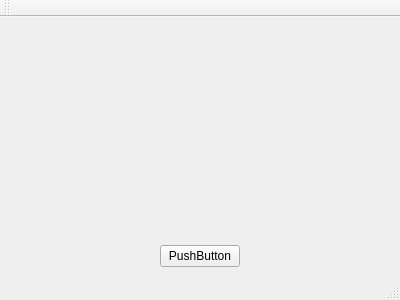
<?xml version="1.0" encoding="UTF-8"?>
<ui version="4.0">
 <class>MainWindow</class>
 <widget class="QMainWindow" name="MainWindow">
  <property name="geometry">
   <rect>
    <x>0</x>
    <y>0</y>
    <width>400</width>
    <height>300</height>
   </rect>
  </property>
  <property name="windowTitle">
   <string>MainWindow</string>
  </property>
  <widget class="QWidget" name="centralWidget">
   <layout class="QVBoxLayout" name="verticalLayout">
    <item>
     <widget class="QWidget" name="widget" native="true">
      <property name="sizePolicy">
       <sizepolicy hsizetype="Expanding" vsizetype="Preferred">
        <horstretch>0</horstretch>
        <verstretch>0</verstretch>
       </sizepolicy>
      </property>
     </widget>
    </item>
    <item alignment="Qt::AlignHCenter">
     <widget class="QPushButton" name="pushButton">
      <property name="sizePolicy">
       <sizepolicy hsizetype="Fixed" vsizetype="Fixed">
        <horstretch>0</horstretch>
        <verstretch>0</verstretch>
       </sizepolicy>
      </property>
      <property name="text">
       <string>PushButton</string>
      </property>
     </widget>
    </item>
   </layout>
  </widget>
  <widget class="QMenuBar" name="menuBar">
   <property name="geometry">
    <rect>
     <x>0</x>
     <y>0</y>
     <width>400</width>
     <height>23</height>
    </rect>
   </property>
  </widget>
  <widget class="QToolBar" name="mainToolBar">
   <attribute name="toolBarArea">
    <enum>TopToolBarArea</enum>
   </attribute>
   <attribute name="toolBarBreak">
    <bool>false</bool>
   </attribute>
  </widget>
  <widget class="QStatusBar" name="statusBar"/>
 </widget>
 <layoutdefault spacing="6" margin="11"/>
 <resources/>
 <connections/>
</ui>
